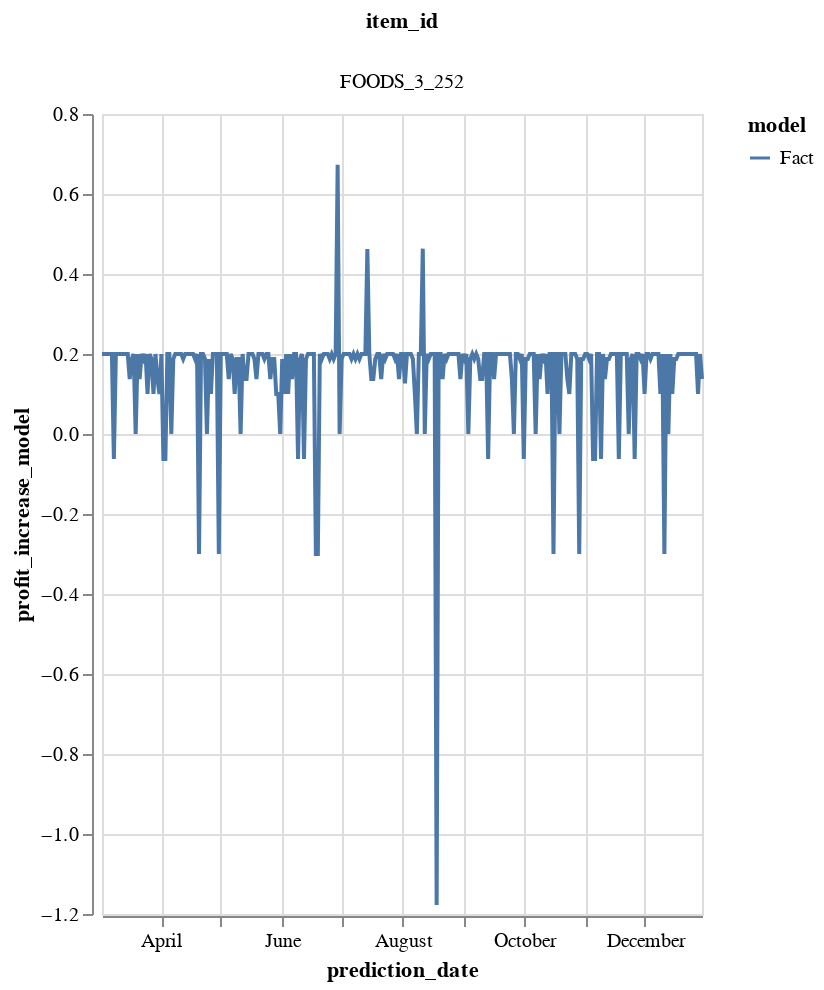

Source (notebook cell):
### Code cell
alt.data_transformers.disable_max_rows()

alt.Chart(result_df.loc[result_df.model=='Fact'].reset_index()).mark_line().encode(
    x='prediction_date:T',
    y=alt.Y('profit_increase_model:Q',scale=alt.Scale(zero=True)),
    color=alt.Color('model:N'),
    #row='model:N',
    column='item_id:N'
).properties(width=300, height=400)#.interactive()

### Figure 1 — Vega-Lite specification as saved in the notebook (floating-point values rounded to 4 significant figures; data arrays with more than 128 entries replaced by an {"elided": "..."} marker saying what was removed)
{"config": {"view": {"continuousWidth": 400, "continuousHeight": 300}}, "data": {"name": "data-31f64d07db2cf5d9d5c8a8167a194a9e"}, "mark": "line", "encoding": {"color": {"type": "nominal", "field": "model"}, "column": {"type": "nominal", "field": "item_id"}, "x": {"type": "temporal", "field": "prediction_date"}, "y": {"type": "quantitative", "field": "profit_increase_model", "scale": {"zero": true}}}, "height": 400, "width": 300, "$schema": "https://vega.github.io/schema/vega-lite/v4.8.1.json", "datasets": {"data-31f64d07db2cf5d9d5c8a8167a194a9e": {"elided": "304 records"}}}
